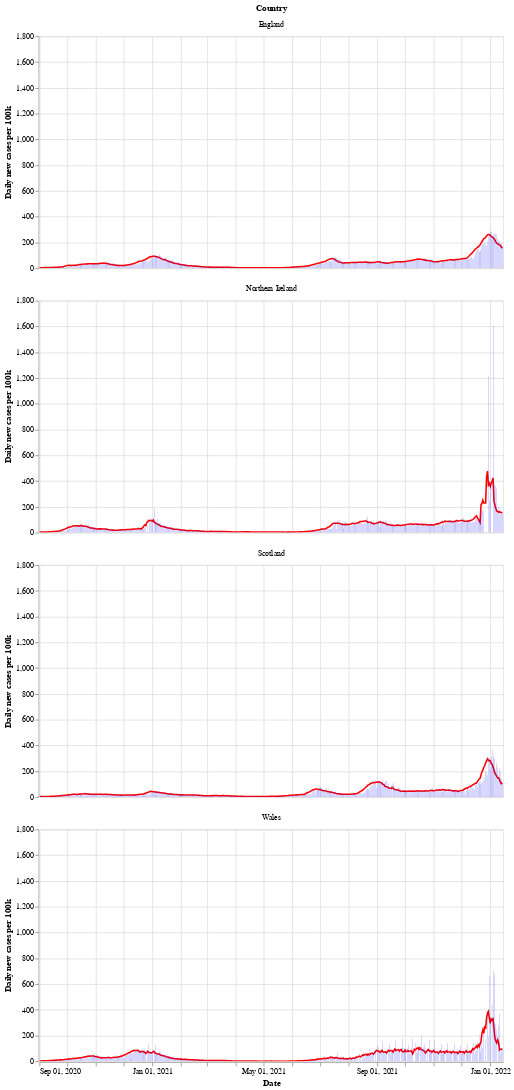

Notebook code cell kept with this figure:
### Markdown cell above
Next is a bar chart of the number of new cases in each country (per 100k population), with the 7 day moving average of cases. Again we see that Wales saw a longer period of raising and falling cases compared to the other countries.

After a period of cases falling, each nation is now seeing a rise in the number of cases - especially in Wales.

### Code cell
# collapse
bars = alt.Chart(uk_cases).mark_bar().encode(
    x=alt.X("yearmonthdate(date):T", axis=alt.Axis(title='Date')),
    y=alt.Y("newCasesRate:Q", axis=alt.Axis(title='Daily new cases per 100k')),
    tooltip='newCasesRate',
    color=alt.condition(
        alt.datum.dailyChange > 0,
        alt.value("orange"),  # The positive color
        alt.value("blue")  # The negative color
    )
).properties(title='New cases per 100k population with rolling 7 day average', width=600).interactive()
line = alt.Chart(uk_cases).mark_line(
    color='red',
    size=2,
).transform_window(
    rolling_mean='mean(newCasesRate)',
    frame=[0, 7],
    groupby=['areaName']
).encode(
    x='yearmonthdate(date):T',
    y='rolling_mean:Q'
)
alt.layer(line, bars, data=uk_cases).facet(alt.Row('areaName', title='Country'), columns=1)

### Figure 1 — Vega-Lite specification as saved in the notebook (floating-point values rounded to 4 significant figures; data arrays with more than 128 entries replaced by an {"elided": "..."} marker saying what was removed)
{"config": {"view": {"continuousWidth": 400, "continuousHeight": 300}}, "data": {"name": "data-d31a0736e5d0320e67346c5d003bf987"}, "facet": {"type": "nominal", "field": "areaName", "title": "Country"}, "spec": {"layer": [{"mark": {"type": "line", "color": "red", "size": 2}, "encoding": {"x": {"type": "temporal", "field": "date", "timeUnit": "yearmonthdate"}, "y": {"type": "quantitative", "field": "rolling_mean"}}, "transform": [{"window": [{"op": "mean", "field": "newCasesRate", "as": "rolling_mean"}], "frame": [0, 7], "groupby": ["areaName"]}]}, {"mark": "bar", "encoding": {"color": {"condition": {"value": "orange", "test": "(datum.dailyChange > 0)"}, "value": "blue"}, "tooltip": {"type": "quantitative", "field": "newCasesRate"}, "x": {"type": "temporal", "axis": {"title": "Date"}, "field": "date", "timeUnit": "yearmonthdate"}, "y": {"type": "quantitative", "axis": {"title": "Daily new cases per 100k"}, "field": "newCasesRate"}}, "selection": {"selector002": {"type": "interval", "bind": "scales", "encodings": ["x", "y"]}}, "title": "New cases per 100k population with rolling 7 day average", "width": 600}]}, "columns": 1, "$schema": "https://vega.github.io/schema/vega-lite/v4.8.1.json", "datasets": {"data-d31a0736e5d0320e67346c5d003bf987": {"elided": "2004 records"}}}
